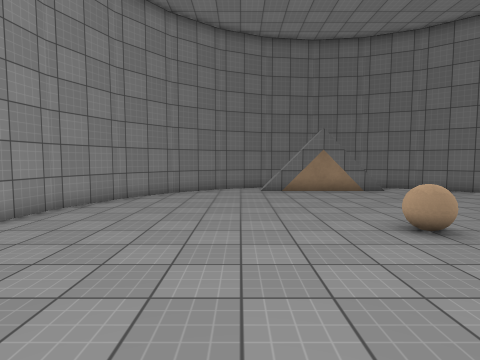
[1] (above)

12 first-person views from a walk through a scene from a Unity 3-D project. The camera is 1.5 m above the floor, tilts 4° down and sees 80° across. The floor is counted in squares, 1 m on a side. Each view is taken from the middle of a square. On the plan, view 1 faces up. The plan holds only what a view shows up to about 14 squares ahead; the rest is blank. The player is left out. Surface patterns are stand-ins for the level's own textures.

[2]
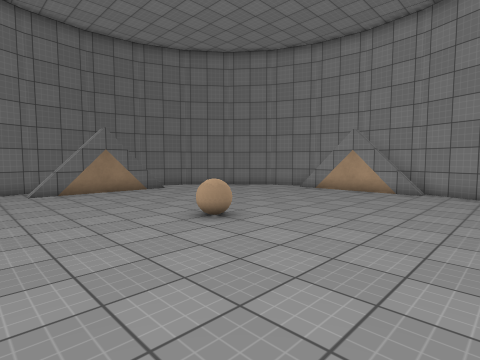

[3]
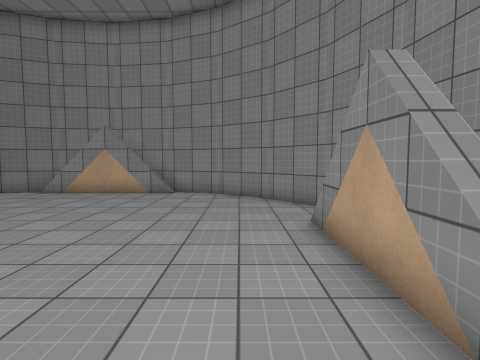

[4]
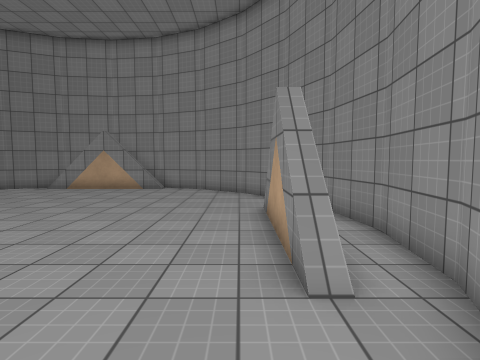

[5]
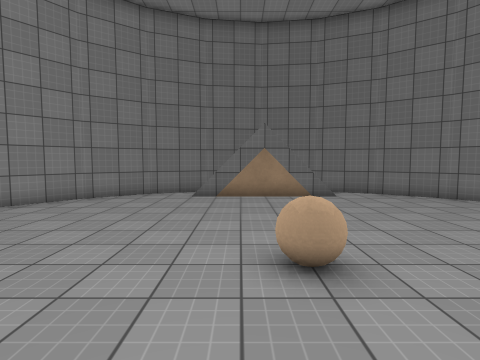

[6]
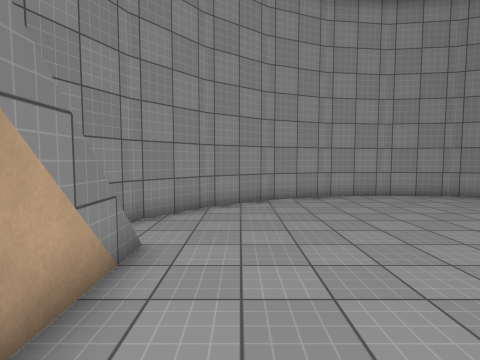

[7]
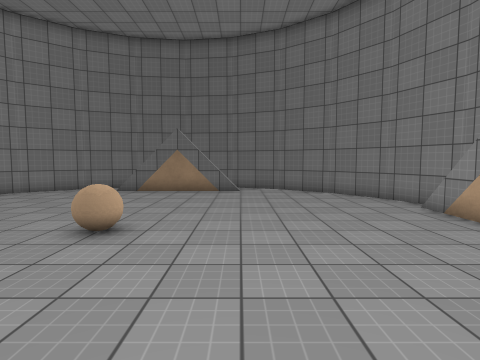

[8]
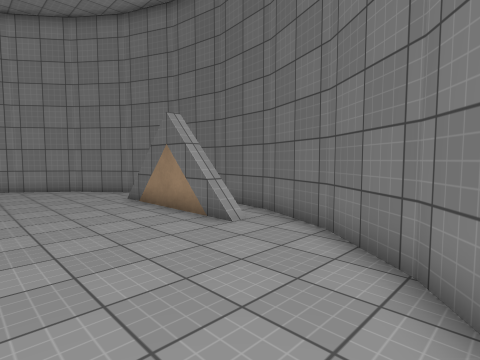

[9]
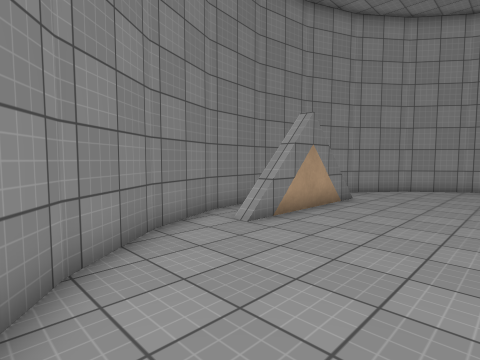

[10]
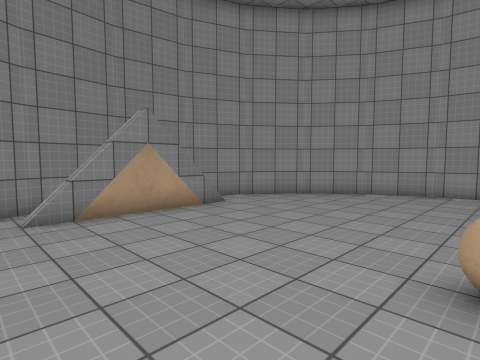

[11]
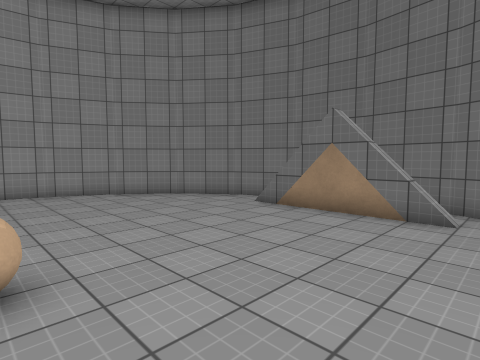

[12]
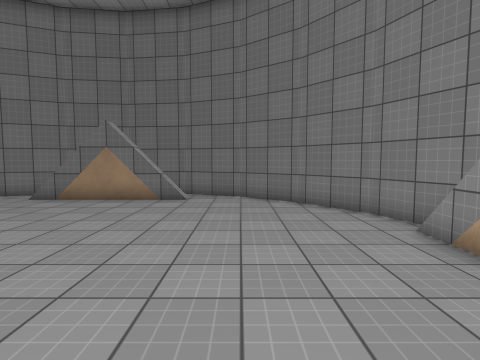

### Floor plan
Points are (right, up) in squares from view 1. A wall is a line through its corners. A room is listed if a view was taken in it or the views show most of it. See-through windows are left out.
Room 1 (views 1, 2, 3, 4, 5, 6, 7, 8, 9, 10, 11, 12)
walls: (2.2, -1.7) (5.6, -1.7); (5.4, 13.8) (2.5, 13.8); (12.8, 4.4) (12.8, 7.8); (-5.6, 8.6) (-6, 5.9); (13.9, 7.1) (13.7, 8.6); (-3, 13.1) (-4.7, 11); (11, -1.1) (12.6, 1); (1.3, -3.6) (4, -4); (-4.7, 1.1) (-3.1, -1.1); (-0.9, 14.7) (-3.1, 13); (-4.6, 11.1) (-5.7, 8.6); (-1.1, -2.6) (1.4, -3.7); (-6, 6) (-5.6, 3.3); (3.9, -4) (6.6, -3.7); (1.5, 15.7) (-1, 14.6); (6.5, -3.7) (9.1, -2.6); (13.7, 8.5) (12.7, 11) (11.1, 13.1); (9, -2.7) (11.1, -1); (12.7, 1) (13.7, 3.5); (-5.7, 3.4) (-4.7, 1); (-3.2, -1) (-1, -2.7); (11.2, 13) (9, 14.7) (6.6, 15.7) (4, 16) (1.3, 15.6); (13.7, 3.3) (13.9, 4.9)
objects: ball (4, 6)

Positions as (right, up) in squares from view 1, and headings:
1: (0, 0), facing up
2: (-1, 0), facing up-right
3: (0, 0), facing right
4: (-2, -1), facing right
5: (3, 2), facing up
6: (6, 0), facing left
7: (7, 0), facing up
8: (12, 9), facing up-left
9: (12, 3), facing down-left
10: (8, 6), facing down-left
11: (8, 6), facing up-left
12: (9, 3), facing up
